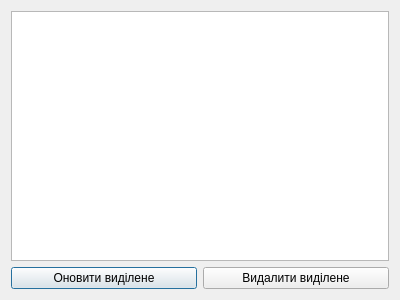
<?xml version="1.0" encoding="UTF-8"?>
<ui version="4.0">
 <class>SavedSchedules</class>
 <widget class="QDialog" name="SavedSchedules">
  <property name="geometry">
   <rect>
    <x>0</x>
    <y>0</y>
    <width>400</width>
    <height>300</height>
   </rect>
  </property>
  <property name="windowTitle">
   <string>Збережені групи</string>
  </property>
  <layout class="QVBoxLayout" name="verticalLayout">
   <item>
    <widget class="QTableWidget" name="savedSchedulesTable">
     <property name="editTriggers">
      <set>QAbstractItemView::NoEditTriggers</set>
     </property>
    </widget>
   </item>
   <item>
    <layout class="QHBoxLayout" name="horizontalLayout">
     <item>
      <widget class="QPushButton" name="updateDataButton">
       <property name="text">
        <string>Оновити виділене</string>
       </property>
      </widget>
     </item>
     <item>
      <widget class="QPushButton" name="deleteSelectedButton">
       <property name="text">
        <string>Видалити виділене</string>
       </property>
      </widget>
     </item>
    </layout>
   </item>
  </layout>
 </widget>
 <resources/>
 <connections/>
</ui>
